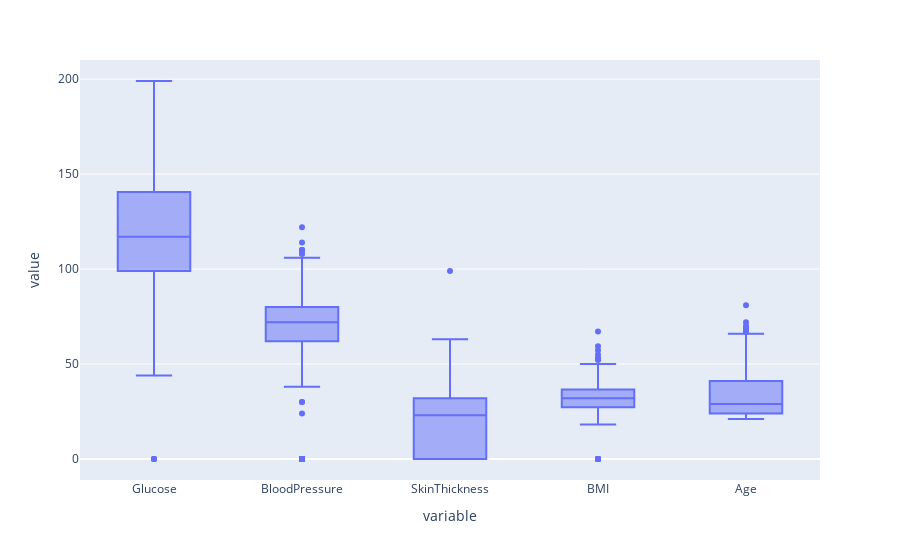

Notebook source saved alongside this figure:
### Code cell
fig = px.box(df_box)
fig.show()

### Figure 1 — Plotly figure (JSON) as saved in the notebook; plotly's stock layout.template omitted (floating-point values rounded to 4 significant figures; data arrays with more than 128 entries replaced by an {"elided": "..."} marker saying what was removed)
{"data": [{"alignmentgroup": "True", "hovertemplate": "variable=%{x}<br>value=%{y}<extra></extra>", "legendgroup": "", "marker": {"color": "#636efa"}, "name": "", "notched": false, "offsetgroup": "", "orientation": "v", "showlegend": false, "type": "box", "x": {"elided": "3840 str values"}, "x0": " ", "xaxis": "x", "y": {"elided": "3840 float values"}, "y0": " ", "yaxis": "y"}], "layout": {"boxmode": "group", "legend": {"tracegroupgap": 0}, "margin": {"t": 60}, "xaxis": {"anchor": "y", "domain": [0, 1], "title": {"text": "variable"}}, "yaxis": {"anchor": "x", "domain": [0, 1], "title": {"text": "value"}}}}
